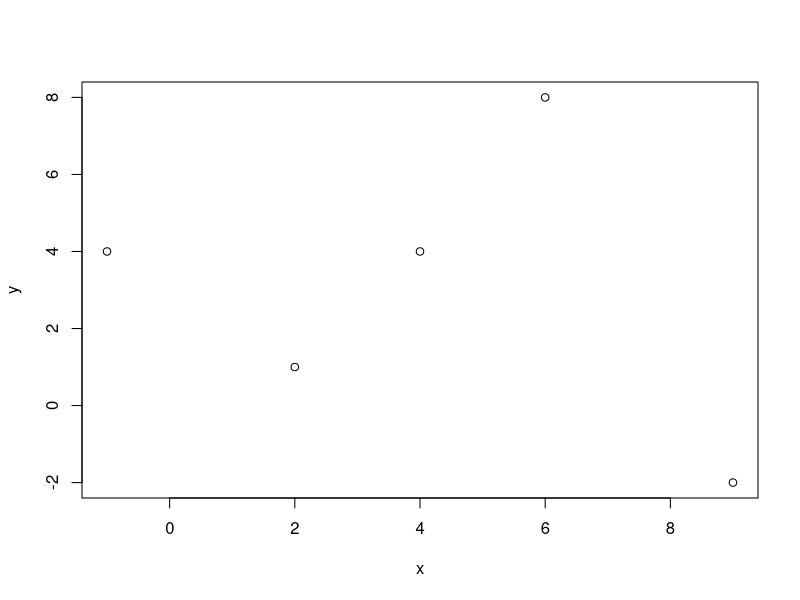
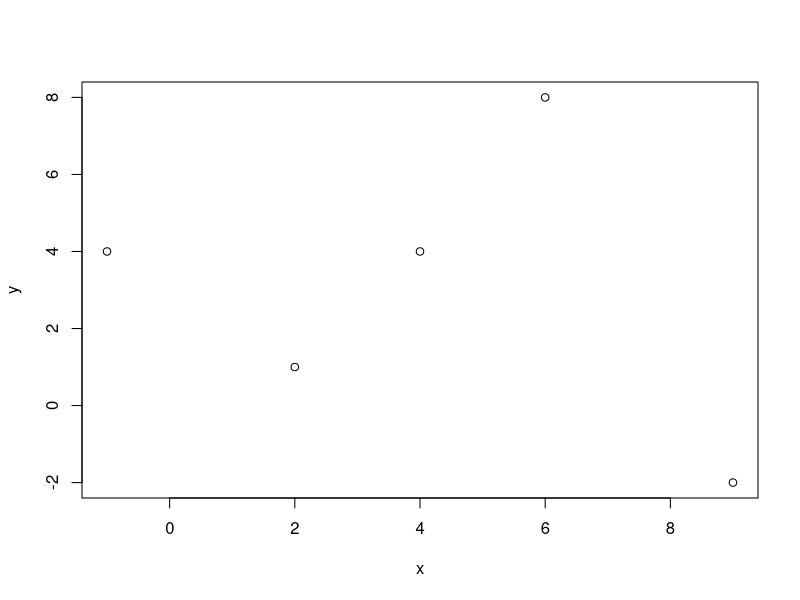
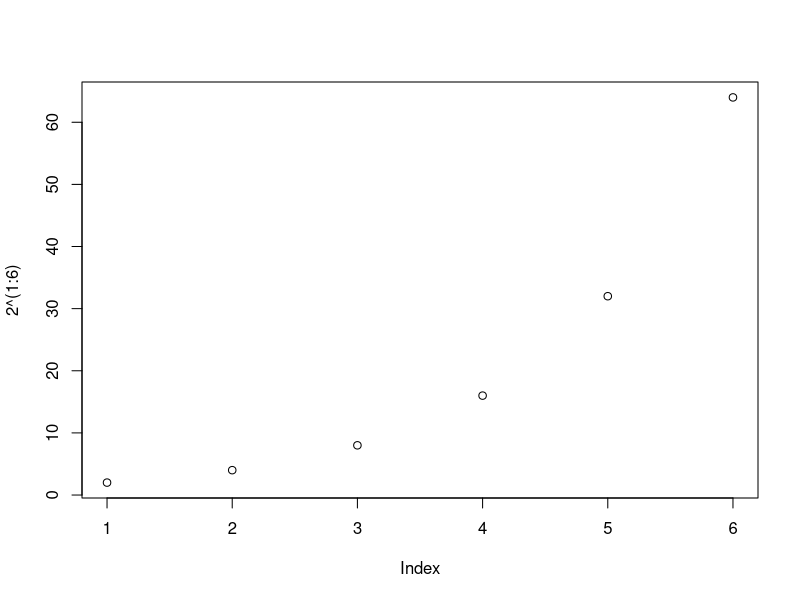
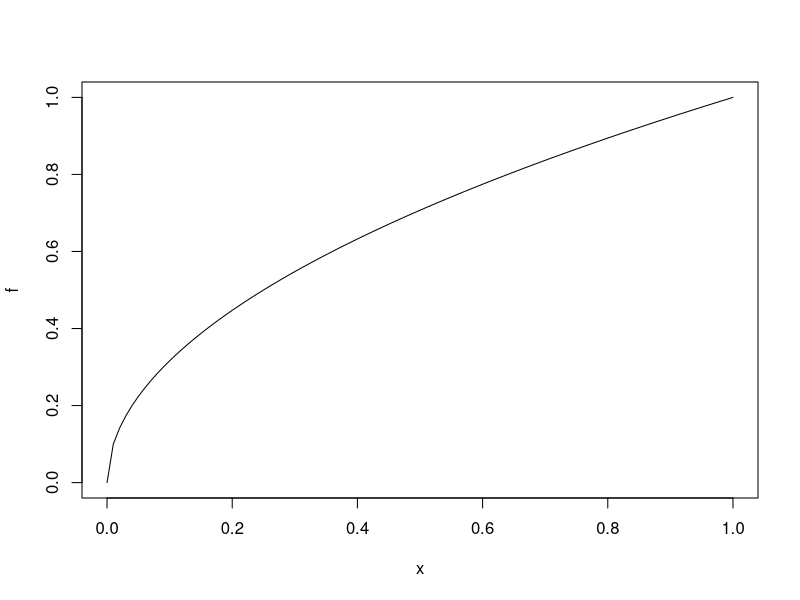
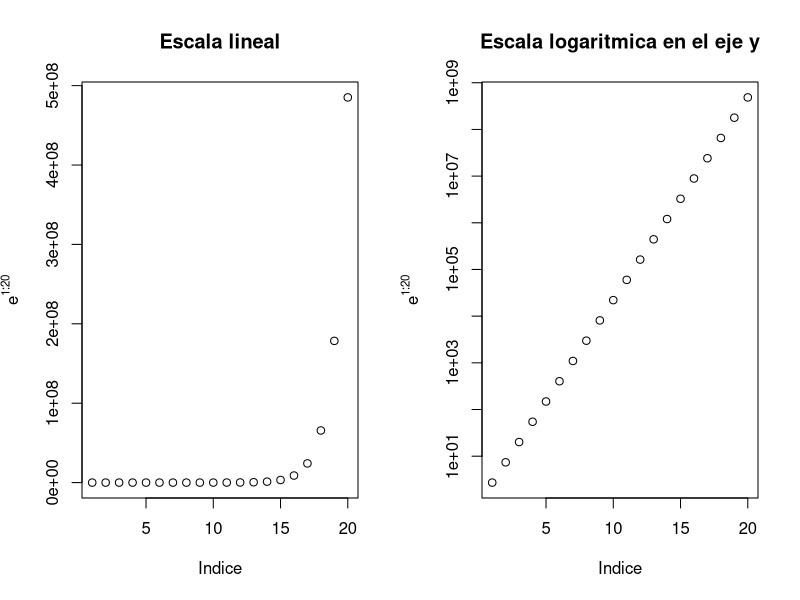
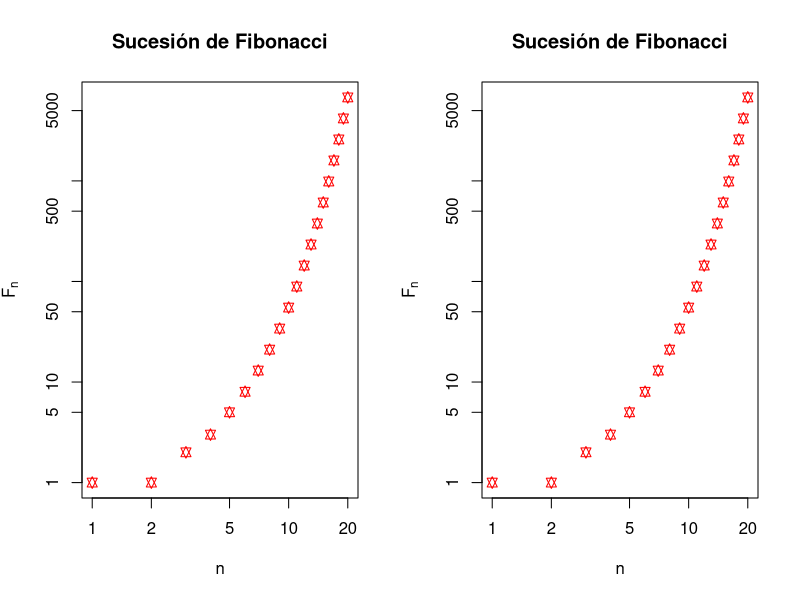
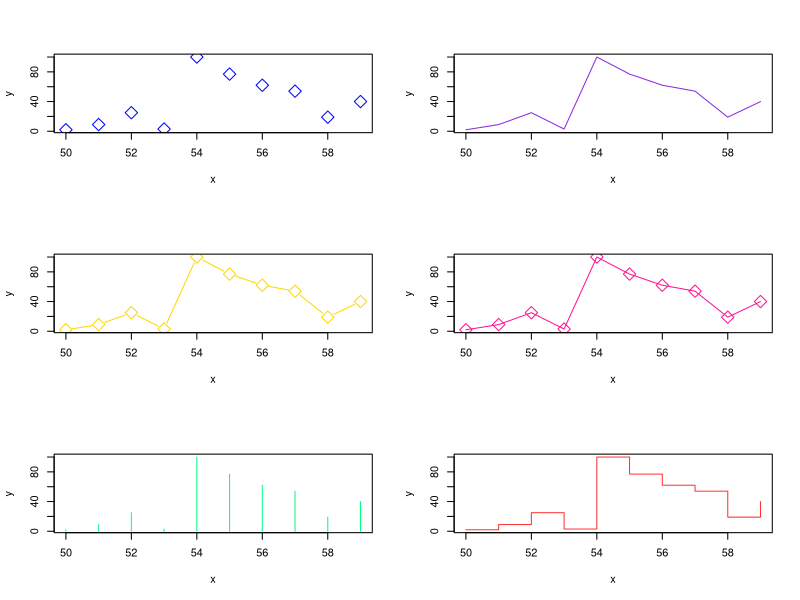
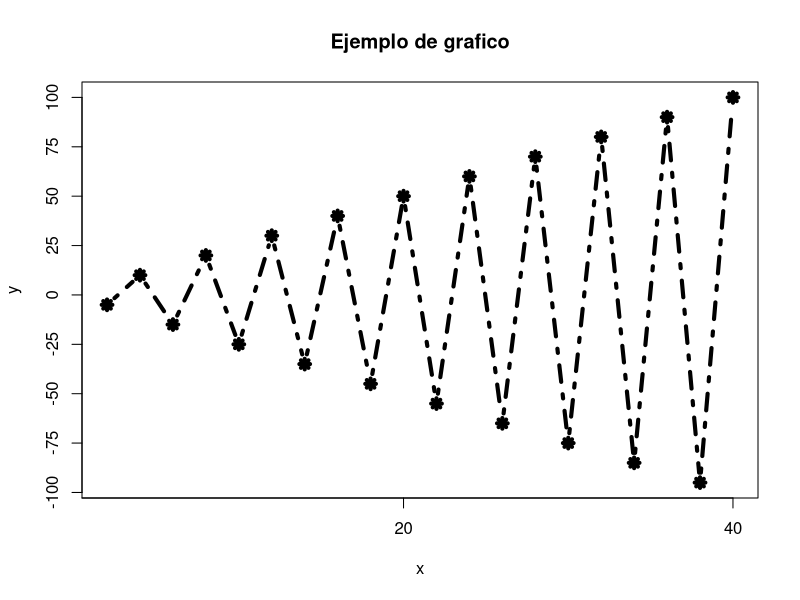

Recreate these plots in R, in order.
## ---- chunk 1
knitr::opts_chunk$set(echo = TRUE)
## ---- chunk 2
x = c(2,6,4,9,-1)
y = c(1,8,4,-2,4)
plot(x,y)
## ---- chunk 3
x = c(2,6,4,9,-1)
y = c(1,8,4,-2, 4)
plot(x,y)
## ---- chunk 4
plot(2^(1:6))
## ---- chunk 5
f<- function(x){sqrt(x)}
plot(f)
## ---- chunk 6
par(mfrow = c(1,2))
plot = plot(exp(1:20), xlab = "Indice", ylab = expression(e^{1:20}), 
            main = "Escala lineal")
plotLog = plot(exp(1:20), log = "y", xlab = "Indice", ylab = expression(e^{1:20}), 
               main = "Escala logaritmica en el eje y")
par(mfrow = c(1,1))
## ---- chunk 7
n = 1:20
fib = (1/sqrt(5))*((1+sqrt(5))/2)^n-(1/sqrt(5))*((1-sqrt(5))/2)^n
fib
par(mfrow = c(1,2))
plot(fib,xlab="n", ylab=expression(F[n]), main = "Sucesión de Fibonacci", pch=11, cex=1, col="red", log = "xy")
plot(fib,xlab="n", ylab=expression(F[n]), main = "Sucesión de Fibonacci", pch=11, cex=1, col="red", log = "xy")
par(mfrow = c(1,2))
## ---- chunk 8
par(mfrow = c(3,2))
x = c(50:59)
y = c(2,9,25,3,100,77,62,54,19,40)
plot(x,y, pch = 23, cex = 2, col = "blue", type = "p")
plot(x,y, pch = 23, cex = 2, col = "blueviolet", type = "l")
plot(x,y, pch = 23, cex = 2, col = "gold", type = "b")
plot(x,y, pch = 23, cex = 2, col = "deeppink", type = "o")
plot(x,y, pch = 23, cex = 2, col = "springgreen", type = "h")
plot(x,y, pch = 23, cex = 2, col = "firebrick1", type = "s")
par(mfrow = c(1,1))
## ---- chunk 9
x = (2*(1:20))
y = (-1)^(1:20)*5*(1:20)
plot(x,y, main = "Ejemplo de grafico", pch = 8, cex = 1, type = "b", lty = 4, lwd = 4, 
     xaxp = c(0,40,2), yaxp = c(-100,100,8))
## ---- chunk 10
x = (2*(1:20))
y = (-1)^(1:20)*5*(1:20)
plot(x,y, main = "Poniendo un punto y una recta", pch = 8, 
     cex = 1, type = "b", lty = 4, lwd = 4, 
     xaxp = c(0,40,2), yaxp = c(-100,100,8))
points(20,0, col = "red", cex = 4, pch = 16)
abline (h = 0, lty = 2, col = "dodgerblue")
## ---- chunk 11
alumnos = c(1:10)
notas = c(2,5,7,9,8,3,5,6,10,7)
plot(alumnos,notas, main = "Grafico con texto")
text(alumnos,notas, labels = c("S","A","N","E","N","S","A","A","E","N"), 
     pos = c(rep(3,times = 8),1,3))
## ---- chunk 12
x = c(5*(1:20))
plot(x,c(exp(-x)+(-1)^x*x/2*sin(x)^2))
lines(c(20,10,40,80,60,60,20),c(20,0,-20,-20,40,0,20), lwd = 2, col = "darkslategray1")
curve(20*sin(x), add = TRUE, col = "green")
## ---- chunk 13
x = seq(0,2*pi,0.1)
plot(x,sin(x),type="l",col="blue",lwd=3,
     xlab="", ylab="")
lines(x,cos(x),col="green",lwd=3)
lines(x, tan(x), col="purple",lwd=3)
legend("bottomleft",col=c("blue","green","purple"),
     legend=c("Seno","Coseno", "Tangente"), lwd=3, bty="l")
## ---- chunk 14
x = c(5*(1:10))
plot(x,c(exp(-x)+(-1)^x*x/2*sin(x)^2), xlab = "", ylab = "", 
     main = "Grafico con varios elementos")
segments(10,0,40,0, col = "red", lwd = 4)
arrows(10,0,40,-10, col = " blue", length = 0.5, angle = 5, code = 3)
symbols(40,0,stars = cbind(1,.5,1,.5,1,.5,1,.5,1,.5),
        add = TRUE, lwd = 3, inches = 0.5)
symbols(40,0,stars = cbind(1,.5,1,.5,1,.5,1,.5,1,.5),
        add = TRUE, lwd = 3)
polygon(c(20,30,40),c(10,-10,10), col = "gold", density = 3, 
        angle = 90, lty = 4, lwd = 5)
